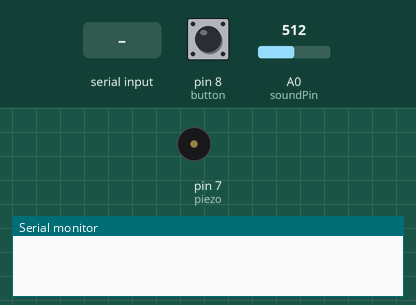
Simulated run of this sketch. Board: Arduino Uno, built with avr-gcc and run on an emulated ATmega328P. Shown: buzzer (waves = sounding), the last lines printed to the serial monitor. Inputs (shaded band) come from the test bench; at power-on: pin 8 (button) LOW, A0 (soundPin) = 512.

Above: at 1.2 s.
1.3 s: "1" received over the second serial link
At 2.7 s:
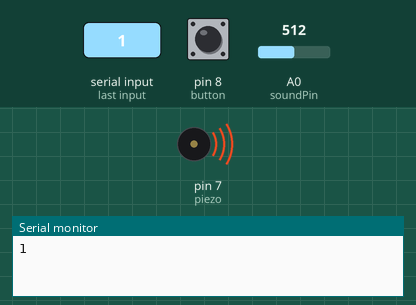
Timing chart, 0 to 11.8 s (numbered marks = the images above; inputs shaded):
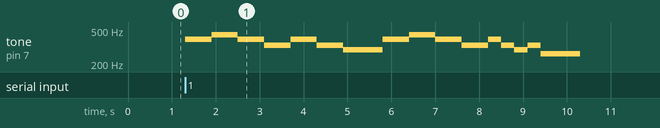

The sketch:

smartbaby.ino
```cpp
#define C  262
#define D  294
#define E  330
#define F  349
#define G  392
#define A  440
#define B  494
#define CC  523
#define DD  587
#define EE  659
#define FF  698
#define GG  784
#define AA  880
#define BB  988
#define CCC 1047
#define DDD 1175


//시리얼통신 라이브러리 호출

#include <SoftwareSerial.h>
int blueTx=2;
int blueRx=3;

int button = 8;
int soundPin = A0;
int piezo = 7;


//시리얼 통신을 위한 객체선언
SoftwareSerial mySerial(blueTx, blueRx);

void setup(){
  //시리얼모니터
  Serial.begin(9600);
  //블루투스 시리얼
  mySerial.begin(9600);

  pinMode(button, INPUT);
  pinMode(soundPin, INPUT);
}

void loop() {

// 안드로이드로부터 받을 신호
  if (mySerial.available()) {

    char toSend = (char)mySerial.read();
    Serial.print(toSend);
    //안드로이드에서 1을 전송받으면 piezo 작동
    if(toSend=='1') {
        schoolbell();
    }
  }


 // 버튼이 눌리면 안드로이드로 "sleeping" 전송
  if(digitalRead(button) == HIGH) {
    mySerial.println("sleeping");

  }

// 소리감지센서로 1000이상의 값을 읽으면 안드로이드로 "wake"전송
  if(analogRead(soundPin) >= 1000) {
    mySerial.println("wake");


  }


  delay(100);


}

void setSound(int piezo, int note, int meter) {
  tone(piezo, note, meter);
  delay(meter);
  noTone(piezo);
}

void schoolbell(){
  setSound(piezo, G, 300);
  setSound(piezo, G, 300);
  setSound(piezo, A, 300);
  setSound(piezo, A, 300);
  setSound(piezo, G, 300);
  setSound(piezo, G, 300);
  setSound(piezo, E, 600);
  setSound(piezo, G, 300);
  setSound(piezo, G, 300);
  setSound(piezo, E, 300);
  setSound(piezo, E, 300);
  setSound(piezo, D, 900);
  setSound(piezo, G, 300);
  setSound(piezo, G, 300);
  setSound(piezo, A, 300);
  setSound(piezo, A, 300);
  setSound(piezo, G, 300);
  setSound(piezo, G, 300);
  setSound(piezo, E, 600);
  setSound(piezo, G, 300);
  setSound(piezo, E, 300);
  setSound(piezo, D, 300);
  setSound(piezo, E, 300);
  setSound(piezo, C, 900);

}
```

Measured:
- after the input at 1.3 s, tone on pin 7 (piezo): plays 392 Hz for 0.60 s, 440 Hz for 0.60 s, 392 Hz for 0.60 s, 330 Hz for 0.60 s, 392 Hz for 0.60 s, 330 Hz for 0.60 s … (16 notes in this stretch), starting at once
